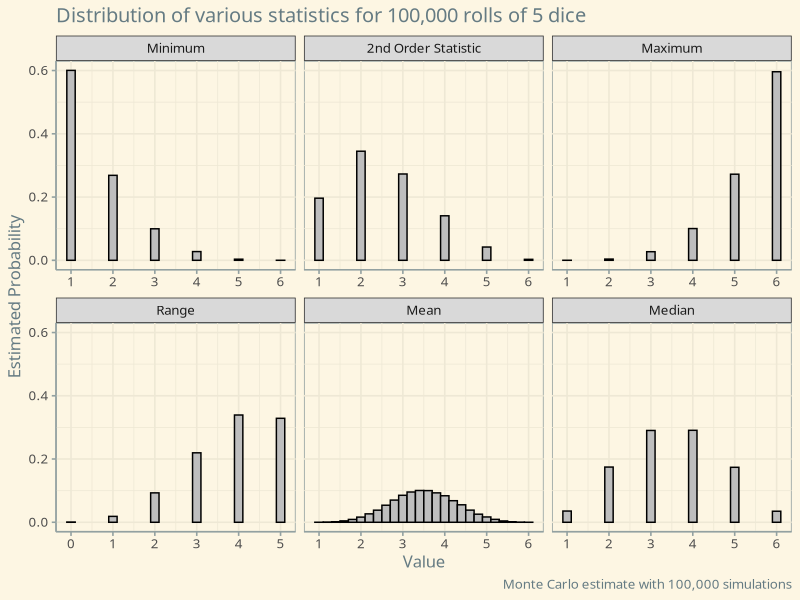

Write R code to recreate this figure.
## ---- chunk 1
library(tidyverse)
## ---- chunk 2
# A function to roll `n` dice
roll <- function(n){
  sample(x = 1:6, size=n, replace=TRUE)
}
## ---- chunk 3
# Roll 5 dice 100,000 times
data <- map(1:1e5, ~roll(5))
## ---- chunk 4
# Look at first three rolls
data[1:3]
## ---- chunk 5
# Returns the nth order statistic of the sample
order_stat <- function(x, n){
  x <- sort(x)
  return(x[n])
}

# Generate various statistics for each roll
medians <- map_dbl(data, ~median(.x))
means <- map_dbl(data, ~mean(.x))
minimums <- map_dbl(data, ~min(.x))
maximums <- map_dbl(data, ~max(.x))
second_order_stat <- map_dbl(data, ~order_stat(x=.x, n=2))
ranges <- maximums - minimums
## ---- chunk 6
# Create a data frame from our computed statistics
df <- tibble(medians, means, minimums, maximums, second_order_stat, ranges)

# Pivot the data into long format for plotting
df <- pivot_longer(df, cols = everything())
## ---- chunk 7
#| fig-cap: "Distributions of statistics computed from rolls of 5 dice. Probabilities were estimated using 100,000 simulations."

df$name <- recode(df$name,
  `medians` = "Median",
  `means` = "Mean",
  `minimums` = "Minimum",
  `maximums` = "Maximum",
  `second_order_stat` = "2nd Order Statistic",
  `ranges` = "Range")

df$name <- as.factor(df$name)
df$name <- fct_relevel(df$name,
                       c("Minimum",
                         "2nd Order Statistic",
                         "Maximum",
                         "Range",
                         "Mean",
                         "Median"))

df %>%
  ggplot(aes(x = value)) +
  geom_bar(aes(y = ..prop..),
           width = 0.2, fill = "gray", color = "black") +
  scale_x_continuous(breaks = 0:6) +
  facet_wrap(~name, scales = "free_x") +
  labs(x = "Value",
       y = "Estimated Probability",
       title = "Distribution of various statistics for 100,000 rolls of 5 dice",
       caption = "Monte Carlo estimate with 100,000 simulations") +
  ggthemes::theme_solarized() +
  theme(text = element_text(size = 12, family = "Source Sans Pro"))
